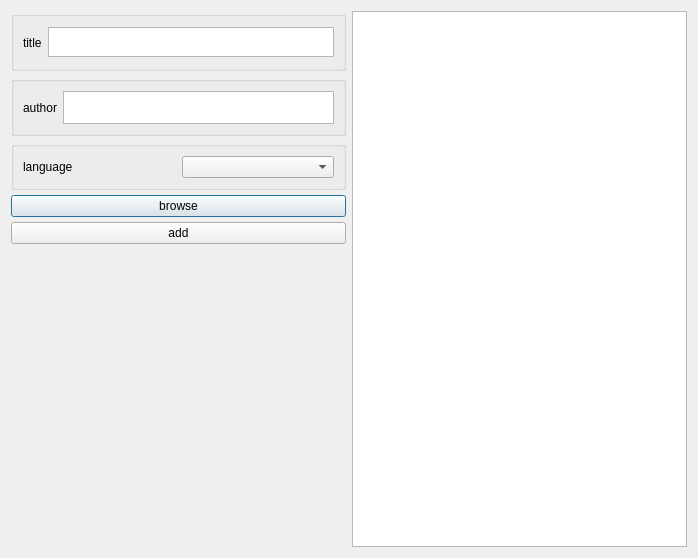
<?xml version="1.0" encoding="UTF-8"?>
<ui version="4.0">
 <class>AddSnippetWindow</class>
 <widget class="QDialog" name="AddSnippetWindow">
  <property name="geometry">
   <rect>
    <x>0</x>
    <y>0</y>
    <width>698</width>
    <height>558</height>
   </rect>
  </property>
  <property name="sizePolicy">
   <sizepolicy hsizetype="Expanding" vsizetype="Expanding">
    <horstretch>0</horstretch>
    <verstretch>0</verstretch>
   </sizepolicy>
  </property>
  <property name="maximumSize">
   <size>
    <width>16777215</width>
    <height>16777215</height>
   </size>
  </property>
  <property name="windowTitle">
   <string>Dialog</string>
  </property>
  <layout class="QHBoxLayout" name="horizontalLayout_4">
   <item>
    <layout class="QVBoxLayout" name="verticalLayout" stretch="0,0,0,0,0,0">
     <property name="spacing">
      <number>5</number>
     </property>
     <property name="sizeConstraint">
      <enum>QLayout::SetFixedSize</enum>
     </property>
     <item>
      <widget class="QGroupBox" name="groupBox_3">
       <property name="maximumSize">
        <size>
         <width>16777215</width>
         <height>60</height>
        </size>
       </property>
       <property name="title">
        <string/>
       </property>
       <layout class="QHBoxLayout" name="horizontalLayout_3">
        <item>
         <widget class="QLabel" name="label">
          <property name="text">
           <string>title</string>
          </property>
         </widget>
        </item>
        <item>
         <spacer name="horizontalSpacer">
          <property name="orientation">
           <enum>Qt::Horizontal</enum>
          </property>
          <property name="sizeType">
           <enum>QSizePolicy::Fixed</enum>
          </property>
          <property name="sizeHint" stdset="0">
           <size>
            <width>0</width>
            <height>0</height>
           </size>
          </property>
         </spacer>
        </item>
        <item>
         <widget class="QTextEdit" name="text_title">
          <property name="maximumSize">
           <size>
            <width>16777215</width>
            <height>30</height>
           </size>
          </property>
         </widget>
        </item>
       </layout>
      </widget>
     </item>
     <item>
      <widget class="QGroupBox" name="groupBox_2">
       <property name="maximumSize">
        <size>
         <width>16777215</width>
         <height>60</height>
        </size>
       </property>
       <property name="title">
        <string/>
       </property>
       <layout class="QHBoxLayout" name="horizontalLayout_2">
        <item>
         <widget class="QLabel" name="label_3">
          <property name="maximumSize">
           <size>
            <width>16777215</width>
            <height>50</height>
           </size>
          </property>
          <property name="text">
           <string>author</string>
          </property>
         </widget>
        </item>
        <item>
         <widget class="QTextEdit" name="text_author">
          <property name="html">
           <string>&lt;!DOCTYPE HTML PUBLIC &quot;-//W3C//DTD HTML 4.0//EN&quot; &quot;http://www.w3.org/TR/REC-html40/strict.dtd&quot;&gt;
&lt;html&gt;&lt;head&gt;&lt;meta name=&quot;qrichtext&quot; content=&quot;1&quot; /&gt;&lt;style type=&quot;text/css&quot;&gt;
p, li { white-space: pre-wrap; }
&lt;/style&gt;&lt;/head&gt;&lt;body style=&quot; font-family:'Ubuntu'; font-size:11pt; font-weight:400; font-style:normal;&quot;&gt;
&lt;p style=&quot;-qt-paragraph-type:empty; margin-top:0px; margin-bottom:0px; margin-left:0px; margin-right:0px; -qt-block-indent:0; text-indent:0px; font-size:10pt;&quot;&gt;&lt;br /&gt;&lt;/p&gt;&lt;/body&gt;&lt;/html&gt;</string>
          </property>
         </widget>
        </item>
       </layout>
      </widget>
     </item>
     <item>
      <widget class="QGroupBox" name="groupBox">
       <property name="maximumSize">
        <size>
         <width>16777215</width>
         <height>60</height>
        </size>
       </property>
       <property name="title">
        <string/>
       </property>
       <layout class="QHBoxLayout" name="horizontalLayout">
        <item>
         <widget class="QLabel" name="label_2">
          <property name="text">
           <string>language</string>
          </property>
         </widget>
        </item>
        <item>
         <widget class="QComboBox" name="lang_box"/>
        </item>
       </layout>
      </widget>
     </item>
     <item>
      <widget class="QPushButton" name="browse_button">
       <property name="text">
        <string>browse</string>
       </property>
      </widget>
     </item>
     <item>
      <widget class="QPushButton" name="add_button">
       <property name="text">
        <string>add</string>
       </property>
      </widget>
     </item>
     <item>
      <spacer name="verticalSpacer">
       <property name="orientation">
        <enum>Qt::Vertical</enum>
       </property>
       <property name="sizeHint" stdset="0">
        <size>
         <width>20</width>
         <height>40</height>
        </size>
       </property>
      </spacer>
     </item>
    </layout>
   </item>
   <item>
    <layout class="QVBoxLayout" name="verticalLayout_2">
     <item>
      <widget class="QTextEdit" name="text_snippet">
       <property name="sizePolicy">
        <sizepolicy hsizetype="Expanding" vsizetype="Expanding">
         <horstretch>3</horstretch>
         <verstretch>0</verstretch>
        </sizepolicy>
       </property>
      </widget>
     </item>
    </layout>
   </item>
  </layout>
 </widget>
 <resources/>
 <connections/>
</ui>
